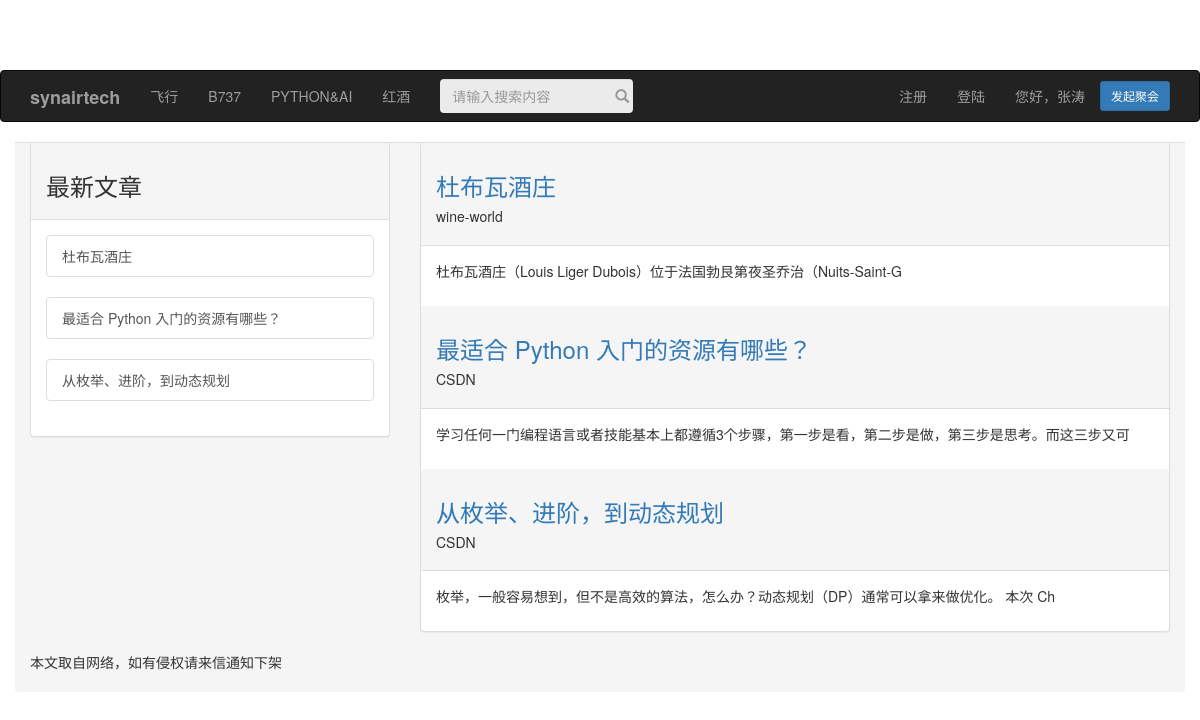
The page / on the database its author committed.
### myapp/models.py (models this page shows, shortened)
class Post(models.Model):
    title=models.CharField(max_length=200)
    title_web=models.URLField(max_length=200)
    title_body=models.TextField()
    title_auther=models.CharField(max_length=20)
    title_num=models.CharField(max_length=1000)
    title_date=models.DateTimeField(default=timezone.now)
    title_item=models.CharField(max_length=50)
    class Meta:
        ordering=('-title_date',)

### myapp/views.py (the view)
# urls.py: url(r'^$',Homepage),
def Homepage(request):
    posts=Post.objects.all()
    return render(request,'home.html',{'posts':posts})

### templates/home.html (shortened to what this page needs)
{% extends 'base.html' %}
{% block sidemessage %}
    <div class="panel-body">
        {% for post in posts %}
            <div class="list-group">
                <a href="{{ post.title_web }}" class="list-group-item">{{ post.title }}</a>
            </div>
        {% endfor %}
    </div>
{% endblock %}
{% block headmessage %}
    {% for post in posts %}
        <div class="panel-heading">
            <a href="{{ post.title_web }}"><h3>{{ post.title }}</h3></a><h5>{{ post.title_auther }}</h5>
        </div>
        <div class="panel-body">
            <p>{{ post.title_body | truncatechars:50}}</p>
        </div>
    {% endfor %}
{% endblock %}

### rows shown on the page
Post: title "杜布瓦酒庄", title_auther "wine-world", title_body "杜布瓦酒庄（Louis Liger Dubois）位于法国勃艮第夜圣乔治（Nuits-Saint-G"
Post: title "最适合 Python 入门的资源有哪些？", title_auther "CSDN", title_body "学习任何一门编程语言或者技能基本上都遵循3个步骤，第一步是看，第二步是做，第三步是思考。而这三步又可"
Post: title "从枚举、进阶，到动态规划", title_auther "CSDN", title_body "枚举，一般容易想到，但不是高效的算法，怎么办？动态规划（DP）通常可以拿来做优化。 本次 Ch"
